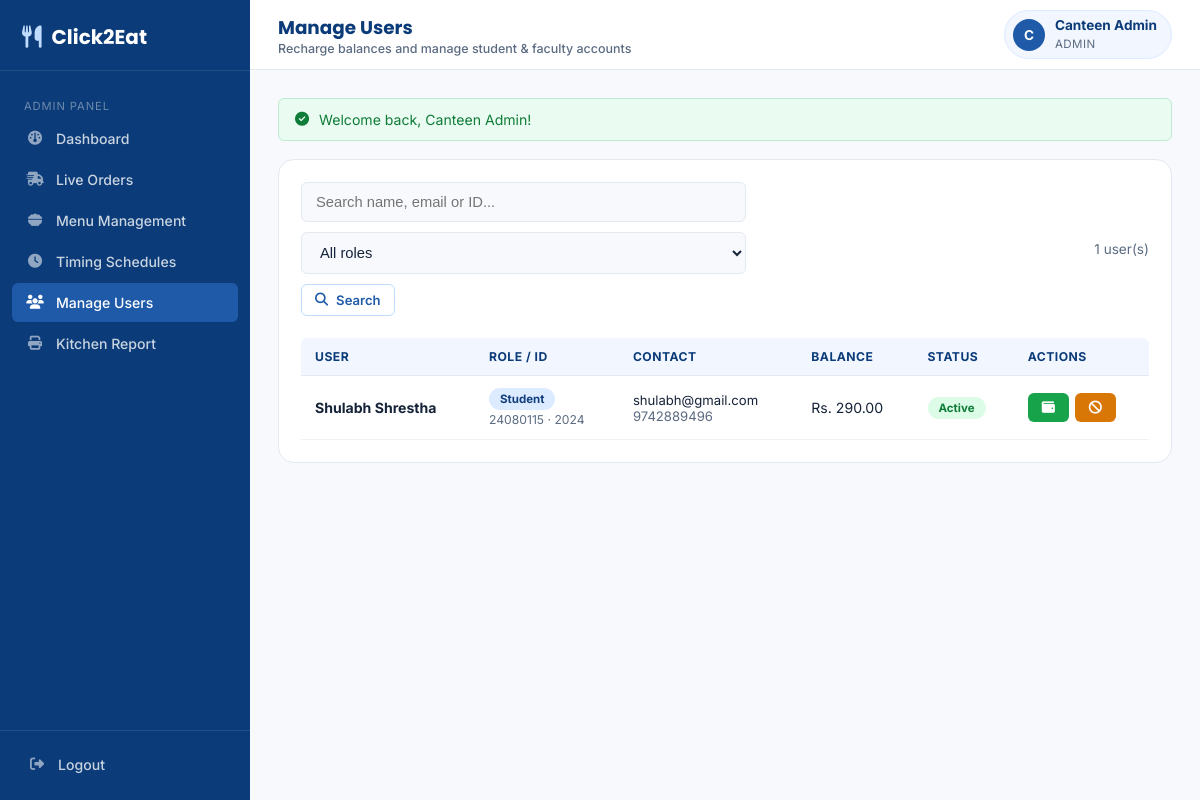
Page /admin/manage_users.php (signed in) on the committed database.
### tables this page shows
CREATE TABLE `student_details` (
  `user_id` int(11) NOT NULL,
  `student_id` varchar(50) NOT NULL,
  `batch` varchar(50) NOT NULL,
  `department` varchar(100) NOT NULL,
  `semester` varchar(20) DEFAULT NULL
);

CREATE TABLE `users` (
  `id` int(11) NOT NULL,
  `role` enum('admin','student','faculty') NOT NULL DEFAULT 'student',
  `full_name` varchar(100) NOT NULL,
  `email` varchar(150) NOT NULL,
  `phone` varchar(20) DEFAULT NULL,
  `password` varchar(255) NOT NULL,
  `balance` decimal(10,2) NOT NULL DEFAULT 0.00,
  `status` enum('active','disabled') NOT NULL DEFAULT 'active',
  `created_at` datetime NOT NULL DEFAULT current_timestamp()
);

### includes/functions.php (called while the page is built, shortened)
<?php
function e($str) {
    return htmlspecialchars($str ?? '', ENT_QUOTES, 'UTF-8');
}

### admin/manage_users.php (the view, shortened to what this page needs)
<?php
require_once __DIR__ . '/../config/config.php';
$search = trim($_GET['q'] ?? '');
$sql = "SELECT u.*,
        sd.student_id, sd.batch, sd.department AS s_department,
        fd.employee_id, fd.subject, fd.department AS f_department
        FROM users u
        LEFT JOIN student_details sd ON sd.user_id = u.id
        LEFT JOIN faculty_details fd ON fd.user_id = u.id
        WHERE u.role != 'admin'";
$sql .= " ORDER BY u.created_at DESC";
$stmt = mysqli_prepare($conn, $sql);
mysqli_stmt_execute($stmt);
$users = mysqli_stmt_get_result($stmt);
?>
<!DOCTYPE html>
<html lang="en">
<head>
  <link rel="stylesheet" href="../assets/css/style.css">
</head>
<body>
<div class="app-shell">
  <?php include __DIR__ . '/../includes/admin_sidebar.php'; ?>
  <div class="main-col">
    <?php include __DIR__ . '/../includes/topbar.php'; ?>
    <div class="page-body">
      <?php include __DIR__ . '/../includes/flash.php'; ?>
      <div class="card">
        <form method="GET" class="menu-toolbar">
          <div class="filters">
            <input type="text" name="q" placeholder="Search name, email or ID..." value="<?= e($search) ?>" style="min-width:220px;">
            <select name="role" onchange="this.form.submit()">
              <option value="">All roles</option>
            </select>
            <button class="btn btn-outline btn-sm" type="submit"><i class="fa-solid fa-magnifying-glass"></i> Search</button>
          </div>
          <span class="text-muted" style="font-size:.85rem;"><?= mysqli_num_rows($users) ?> user(s)</span>
        </form>
        <div class="table-wrap">
          <table>
            <thead>
              <tr><th>User</th><th>Role / ID</th><th>Contact</th><th>Balance</th><th>Status</th><th>Actions</th></tr>
            </thead>
            <tbody>
              <?php while ($u = mysqli_fetch_assoc($users)): ?>
                <tr>
                  <td><strong><?= e($u['full_name']) ?></strong></td>
                  <td>
                    <span class="badge badge-blue"><?= e($u['role']) ?></span><br>
                    <span class="text-muted" style="font-size:.76rem;">
                      <?= $u['role'] === 'student' ? e($u['student_id'] . ' · ' . $u['batch']) : e($u['employee_id'] . ' · ' . $u['subject']) ?>
                    </span>
                  </td>
                  <td style="font-size:.82rem;"><?= e($u['email']) ?><br><span class="text-muted"><?= e($u['phone']) ?></span></td>
                  <td>Rs. <?= number_format($u['balance'], 2) ?></td>
                  <td>
                    <?php if ($u['status'] === 'active'): ?>
                      <span class="badge badge-green">Active</span>
                    <?php else: ?>
                      <span class="badge badge-red">Disabled</span>
                    <?php endif; ?>
                  </td>
                  <td>
                    <div style="display:flex;gap:6px;">
                      <button class="btn btn-success btn-sm" onclick="openRecharge(<?= $u['id'] ?>, '<?= e(addslashes($u['full_name'])) ?>')">
                        <i class="fa-solid fa-wallet"></i>
                      </button>
                      <form action="user_status_process.php" method="POST">
                        <button type="submit" class="btn btn-<?= $u['status'] === 'active' ? 'warning' : 'outline' ?> btn-sm">
                          <i class="fa-solid <?= $u['status'] === 'active' ? 'fa-ban' : 'fa-check' ?>"></i>
                        </button>
                      </form>
                    </div>
                  </td>
                </tr>
              <?php endwhile; ?>
            </tbody>
          </table>
        </div>
      </div>
    </div>
  </div>
</div>
</body>
</html>

### assets/css/style.css (style rules this page uses)
:root { --blue-900:#0B3B78; --blue-800:#123E7D; --blue-700:#1E5AA8; --blue-600:#2568C4; --blue-500:#3B82F6; --blue-200:#BFDBFE; --blue-100:#DCEBFF; --blue-50:#F2F7FF; --white:#FFFFFF; --gray-50:#F7F9FC; --gray-100:#EEF2F7; --gray-200:#E3E9F1; --gray-400:#9AA9BD; --gray-600:#5B6B82; --text:#152238; --success:#16A34A; --success-dark:#0F7C38; --danger:#DC2626; --danger-dark:#B91C1C; --warning:#D97706; --warning-bg:#FEF3E2; --radius-sm:6px; --radius:10px; --radius-lg:16px; --shadow-sm:0 1px 2px rgba(11,59,120,.06); --shadow:0 4px 16px rgba(11,59,120,.08); --shadow-lg:0 12px 32px rgba(11,59,120,.14); --font-heading:'Poppins',sans-serif; --font-body:'Inter',sans-serif; }
*,*::before,*::after { box-sizing:border-box; }
html,body { margin:0;padding:0; }
body { font-family:var(--font-body); color:var(--text); background:var(--gray-50); -webkit-font-smoothing:antialiased; }
button { font-family:inherit; }
.btn { display:inline-flex;align-items:center;justify-content:center;gap:8px; padding:11px 20px;border-radius:var(--radius-sm); font-weight:600;font-size:.92rem;border:1px solid transparent; cursor:pointer;transition:.15s ease;white-space:nowrap; }
.btn-sm { padding:7px 13px;font-size:.82rem; }
.btn-outline { background:var(--white);color:var(--blue-700);border-color:var(--blue-200); }
.btn-success { background:var(--success);color:var(--white); }
.btn-warning { background:var(--warning);color:var(--white); }
input[type=text],input[type=email],input[type=password],input[type=number],input[type=date],input[type=time], select,textarea { width:100%;padding:11px 14px;border-radius:var(--radius-sm);border:1px solid var(--gray-200); background:var(--gray-50);font-size:.92rem;color:var(--text);transition:.15s; }
.app-shell { display:flex;min-height:100vh; }
.main-col { flex:1;min-width:0;display:flex;flex-direction:column; }
.page-body { padding:28px;flex:1; }
.card { background:var(--white);border:1px solid var(--gray-200);border-radius:var(--radius-lg);padding:22px;margin-bottom:22px; }
.table-wrap { overflow-x:auto; }
table { width:100%;border-collapse:collapse;font-size:.88rem; }
thead th { text-align:left;padding:11px 14px;background:var(--blue-50);color:var(--blue-900); font-weight:700;font-size:.76rem;text-transform:uppercase;letter-spacing:.04em; border-bottom:1px solid var(--gray-200);white-space:nowrap; }
thead th:first-child { border-top-left-radius:var(--radius-sm); }
thead th:last-child { border-top-right-radius:var(--radius-sm); }
tbody td { padding:12px 14px;border-bottom:1px solid var(--gray-100);vertical-align:middle; }
.badge { display:inline-flex;align-items:center;gap:5px;padding:4px 11px;border-radius:999px;font-size:.72rem;font-weight:700;text-transform:capitalize; }
.badge-blue { background:var(--blue-100);color:var(--blue-800); }
.badge-green { background:#DCFCE7;color:var(--success-dark); }
.menu-toolbar { display:flex;gap:12px;flex-wrap:wrap;align-items:center;margin-bottom:22px;justify-content:space-between; }
.menu-toolbar .filters { display:flex;gap:10px;flex-wrap:wrap; }
.text-muted { color:var(--gray-600); }

### rows in the picture
student_details: user_id.full_name "Shulabh Shrestha", user_id.role "Student", student+batch "24080115 · 2024", user_id.email "shulabh@gmail.com", user_id.phone "9742889496", user_id.balance "290.00"

### other values in the picture
SITE_NAME "Click2Eat"
$link['label'] "Dashboard"
$link['label'] "Live Orders"
$link['label'] "Menu Management"
$link['label'] "Timing Schedules"
$link['label'] "Manage Users"
$link['label'] "Kitchen Report"
$pageTitle "Manage Users"
$pageSubtitle "Recharge balances and manage student & faculty accounts"
substr($u['full_name'], 0, 1) "C"
$u['full_name'] "Canteen Admin"
$u['role'] "ADMIN"
$flash['message'] "Welcome back, Canteen Admin!"
mysqli_num_rows($users) "1"
